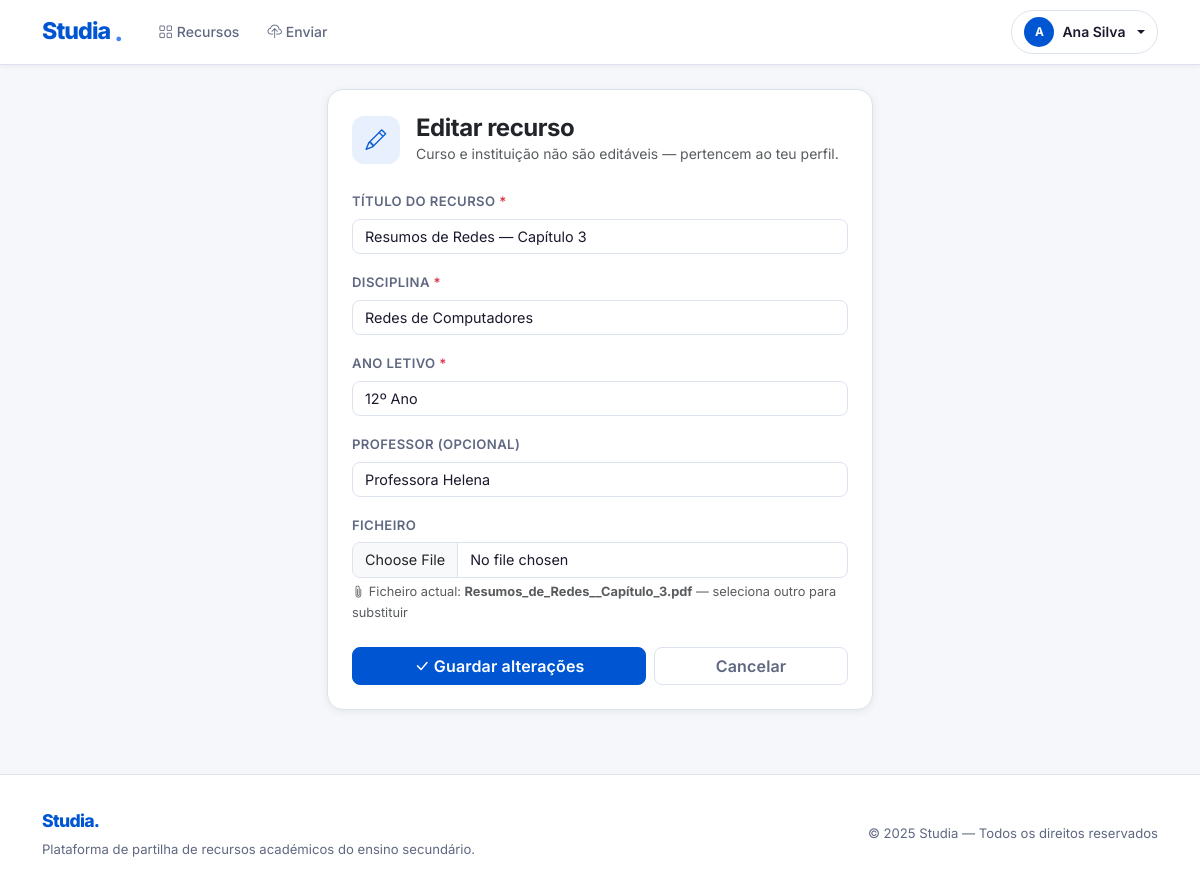
/resources/1/editar/ (signed in), run on the app's committed database.
### apps/accounts/models.py (models this page shows, shortened)
class User(AbstractBaseUser, PermissionsMixin):
    ANOS_LETIVOS = [
        ("10", "10º Ano"),
        ("11", "11º Ano"),
        ("12", "12º Ano"),
    ]
    CURSOS = [
        ("CT",  "Ciências e Tecnologias"),
        ("CSE", "Ciências Socioeconómicas"),
        ("LH",  "Línguas e Humanidades"),
        ("AV",  "Artes Visuais"),
        ("TGPSI",  "Técnico de Gestão e Programação de Sistemas Informáticos"),
        ("TPSI",   "Técnico de Programação Informática"),
        ("TGE",    "Técnico de Gestão"),
        ("TM",     "Técnico de Marketing"),
        ("TAD",    "Técnico de Auxiliar de Saúde"),
        ("TGRC",   "Técnico de Gestão e Recursos Humanos e Comunicação"),
        ("TAAM",   "Técnico de Apoio à Gestão Desportiva"),
        ("TCOM",   "Técnico de Comunicação / Marketing e Publicidade"),
        ("TIT",    "Técnico de Instalações Elétricas"),
        ("TRSI",   "Técnico de Redes e Sistemas Informáticos"),
        ("TCMA",   "Técnico de Construção Civil / Medições e Orçamentos"),
        ("TGA",    "Técnico de Restauração / Cozinha e Pastelaria"),
        ("TTUR",   "Técnico de Turismo"),
        ("TAGRO",  "Técnico de Agropecuária"),
        ("TDG",    "Técnico de Design Gráfico"),
        ("TMOD",   "Técnico de Multimédia"),
        ("TELE",   "Técnico de Eletrónica, Automação e Computadores"),
        ("TMEC",   "Técnico de Mecatrónica"),
        ("TAUT",   "Técnico de Manutenção Industrial / Eletromecânica"),
        ("OUTRO",  "Outro"),
    ]
    CURSOS_DICT = dict(CURSOS)
    email       = models.EmailField(unique=True, verbose_name="Email institucional")
    nome        = models.CharField(max_length=150)
    curso       = models.CharField(max_length=10, choices=CURSOS)
    ano_letivo  = models.CharField(max_length=2, choices=ANOS_LETIVOS)
    instituicao = models.CharField(max_length=150)
    is_active = models.BooleanField(default=True)
    is_staff  = models.BooleanField(default=False)
    date_joined = models.DateTimeField(default=timezone.now)
    total_uploads        = models.PositiveIntegerField(default=0)
    total_downloads      = models.PositiveIntegerField(default=0)
    total_reports_falsos = models.PositiveIntegerField(default=0)
    objects = UserManager()
    USERNAME_FIELD  = "email"
    REQUIRED_FIELDS = ["nome", "curso", "ano_letivo", "instituicao"]
    class Meta:
        verbose_name        = "Utilizador"
        verbose_name_plural = "Utilizadores"

### apps/resources/models.py (models this page shows, shortened)
class Resource(models.Model):
    TIPO_ARQUIVO_CHOICES = [
        ("PDF",  "PDF"),
        ("DOCX", "DOCX"),
        ("PPTX", "PPTX"),
        ("IMG",  "Imagem"),
    ]
    usuario = models.ForeignKey(
        User,
        on_delete=models.CASCADE,
        related_name="resources",
        verbose_name="Aluno que enviou",
    )
    nome       = models.CharField(max_length=255, verbose_name="Título do recurso")
    curso      = models.CharField(max_length=10, choices=Aluno.CURSOS)
    ano_letivo = models.CharField(max_length=2)
    disciplina = models.CharField(max_length=100)
    tipo_arquivo = models.CharField(
        max_length=10, choices=TIPO_ARQUIVO_CHOICES, blank=True
    )
    instituicao = models.CharField(max_length=150)
    professor   = models.CharField(max_length=150, blank=True, null=True)
    nome_normalizado       = models.CharField(max_length=255, blank=True, db_index=True)
    disciplina_normalizada = models.CharField(max_length=100, blank=True, db_index=True)
    professor_normalizado  = models.CharField(max_length=150, blank=True)
    arquivo = models.FileField(
        upload_to=resource_upload_path,
        validators=[
            FileExtensionValidator(
                allowed_extensions=["pdf", "docx", "doc", "pptx", "ppt", "jpg", "jpeg", "png"]
            )
        ],
        blank=True,
        null=True,
    )
    hash_arquivo = models.CharField(max_length=64, blank=True, null=True, db_index=True)
    phash = models.CharField(max_length=64, blank=True, default='', db_index=False)
    suspenso = models.BooleanField(default=False)
    total_downloads = models.PositiveIntegerField(default=0)
    total_salvos    = models.PositiveIntegerField(default=0)
    data_upload = models.DateTimeField(default=timezone.now)
    class Meta:
        verbose_name         = "Recurso"
        verbose_name_plural  = "Recursos"
        ordering             = ["-data_upload"]

### apps/resources/views.py (the view)
# urls.py: path("<int:pk>/editar/", views.editar_recurso_view, name="editar"),
@login_required
def editar_recurso_view(request, pk):
    recurso = get_object_or_404(Resource, pk=pk, usuario=request.user)
    if recurso.reports.filter(status="PENDENTE").exists():
        messages.error(request, "Não podes editar este recurso enquanto tiver denúncias pendentes.")
        return redirect("resources:detalhes", pk=recurso.pk)
    if request.method == "POST":
        form = ResourceForm(request.POST, request.FILES, instance=recurso)
        if form.is_valid():
            try:
                from apps.moderation.services.toxic_text import verificar_texto_seguro
                campos_texto = {
                    "nome":       form.cleaned_data.get("nome", ""),
                    "disciplina": form.cleaned_data.get("disciplina", ""),
                    "professor":  form.cleaned_data.get("professor", ""),
                }
                for campo, valor in campos_texto.items():
                    if valor and not verificar_texto_seguro(valor):
                        form.add_error(campo, "Este campo contém linguagem que não é permitida.")
            except Exception:
                pass
            if form.errors:
                messages.error(request, "Corrija os erros do formulário.")
                return render(request, "resources/editar.html", {"form": form, "recurso": recurso})
            ficheiro_novo = bool(request.FILES.get("arquivo"))
            recurso_editado             = form.save(commit=False)
            recurso_editado.curso       = recurso.curso
            recurso_editado.instituicao = recurso.instituicao
            recurso_editado.save()
            if ficheiro_novo:
                try:
                    from apps.moderation.services.plagiarism import verificar_plagio
                    from apps.moderation.auto_report import criar_report_ia
                    if verificar_plagio(recurso_editado):
                        criar_report_ia(recurso=recurso_editado, motivo_tipo='plagio', motivo='Conteúdo similar detectado na edição.')
                except Exception as _e:
                    import logging as _log
                    _log.getLogger(__name__).error('Erro plágio (edição): %s', _e)
                if recurso_editado.tipo_arquivo == 'IMG' and recurso_editado.arquivo:
                    try:
                        from apps.moderation.services.safe_image import verificar_imagem_segura
                        from apps.moderation.auto_report import criar_report_ia as _criar
                        if not verificar_imagem_segura(recurso_editado.arquivo.path):
                            _criar(recurso=recurso_editado, motivo_tipo='improprio', motivo='Conteúdo impróprio detectado na edição.')
                    except Exception as _e:
                        import logging as _log
                        _log.getLogger(__name__).error('Erro SafeSearch (edição): %s', _e)
            messages.success(request, "Recurso atualizado com sucesso!")
            return redirect("resources:detalhes", pk=recurso.pk)
        else:
            messages.error(request, "Corrija os erros do formulário.")
    else:
        form = ResourceForm(instance=recurso)
    return render(request, "resources/editar.html", {"form": form, "recurso": recurso})

### apps/resources/forms.py (shortened to what this page needs)
class ResourceForm(forms.ModelForm):
    class Meta:
        model  = Resource
        fields = ["nome", "disciplina", "ano_letivo", "professor", "arquivo"]
        widgets = {
            "arquivo": FileInputComNome(attrs={"class": "form-control"}),
        }
        labels = {
            "nome":       "Título do recurso",
            "disciplina": "Disciplina",
            "ano_letivo": "Ano letivo",
            "professor":  "Professor (opcional)",
            "arquivo":    "Ficheiro",
        }
    def __init__(self, *args, **kwargs):
        super().__init__(*args, **kwargs)
        self.fields["nome"].widget      = forms.TextInput(attrs={"class": "form-control"})
        self.fields["disciplina"].widget = forms.TextInput(attrs={"class": "form-control"})
        self.fields["professor"].widget  = forms.TextInput(attrs={"class": "form-control"})
        self.fields["ano_letivo"].widget = forms.Select(
            attrs={"class": "form-control"},
            choices=[("10", "10º Ano"), ("11", "11º Ano"), ("12", "12º Ano")],
        )
        self.fields["professor"].required = False
        self.fields["arquivo"].required   = False

### apps/resources/forms.py (called while the page is built)
    def render(self, name, value, attrs=None, renderer=None):
        input_html = super().render(name, value, attrs, renderer)
        if value and hasattr(value, "name"):
            nome_ficheiro = os.path.basename(value.name)
            info = format_html(
                '<div class="form-text text-muted mt-1">'
                '<i class="bi bi-paperclip me-1"></i>'
                'Ficheiro actual: <strong>{}</strong> — seleciona outro para substituir'
                "</div>",
                nome_ficheiro,
            )
            return mark_safe(input_html + info)
        return input_html

### apps/resources/templates/resources/editar.html (shortened to what this page needs)
{% extends 'base.html' %}
{% block content %}
<div class="row justify-content-center">
  <div class="col-md-7 col-lg-6">
    <div class="card">
      <div class="card-body p-4">
        <div class="d-flex align-items-center gap-3 mb-4">
          <div style="width:48px;height:48px;border-radius:12px;background:var(--st-blue-light);display:flex;align-items:center;justify-content:center;">
            <i class="bi bi-pencil" style="font-size:1.3rem;color:var(--st-blue);"></i>
          </div>
          <div>
            <h4 class="fw-bold mb-0" style="letter-spacing:-.02em;">Editar recurso</h4>
            <p class="text-muted mb-0" style="font-size:.875rem;">Curso e instituição não são editáveis — pertencem ao teu perfil.</p>
          </div>
        </div>
        <form method="post" enctype="multipart/form-data" novalidate>
          {% for field in form %}
          <div class="mb-3">
            <label class="form-label" for="{{ field.id_for_label }}">
              {{ field.label }}{% if field.field.required %} <span class="text-danger">*</span>{% endif %}
            </label>
            {{ field }}
          </div>
          {% endfor %}
          <div class="d-flex gap-2 mt-4">
            <button type="submit" class="btn btn-primary flex-fill">
              <i class="bi bi-check-lg me-1"></i>Guardar alterações
            </button>
            <a href="{% url 'resources:detalhes' recurso.pk %}" class="btn btn-outline-secondary flex-fill">Cancelar</a>
          </div>
        </form>
      </div>
    </div>
  </div>
</div>
{% endblock %}

### templates/base.html (shortened to what this page needs)
<!DOCTYPE html>
<html lang="pt">
<head>
  <link href="https://cdn.jsdelivr.net/npm/bootstrap@5.3.3/dist/css/bootstrap.min.css" rel="stylesheet">
  <link href="https://cdn.jsdelivr.net/npm/bootstrap-icons@1.11.3/font/bootstrap-icons.min.css" rel="stylesheet">
  <link rel="stylesheet" href="/static/css/style.css">
</head>
<body>
<nav class="navbar navbar-expand-lg st-navbar sticky-top">
  <div class="container">
    <a class="st-brand" href="{% url 'home' %}">
      Studia<span class="brand-dot">.</span>
    </a>
    <div class="collapse navbar-collapse ms-4" id="navMenu">
      <ul class="navbar-nav me-auto gap-1">
        {% if user.is_authenticated %}
        <li class="nav-item">
          <a class="nav-link st-nav-link" href="{% url 'resources:lista' %}">
            <i class="bi bi-grid me-1"></i>Recursos
          </a>
        </li>
        <li class="nav-item">
          <a class="nav-link st-nav-link" href="{% url 'resources:upload' %}">
            <i class="bi bi-cloud-upload me-1"></i>Enviar
          </a>
        </li>
        {% endif %}
      </ul>
      <ul class="navbar-nav ms-auto gap-2 align-items-center">
        {% if user.is_authenticated %}
        <li class="nav-item dropdown st-dropdown">
          <a class="nav-link st-user-pill dropdown-toggle" href="#" data-bs-toggle="dropdown">
            <span class="st-avatar-sm">{{ user.nome|first|upper }}</span>
            <span class="d-none d-md-inline">{{ user.nome }}</span>
          </a>
        </li>
        {% endif %}
      </ul>
    </div>
  </div>
</nav>
<main class="container my-4">{% block content %}{% endblock %}</main>
<footer class="st-footer">
  <div class="container d-flex flex-column flex-md-row align-items-center justify-content-between gap-2">
    <div>
      <span class="st-footer-brand">Studia.</span>
      <p class="mb-0 mt-1">Plataforma de partilha de recursos académicos do ensino secundário.</p>
    </div>
    <p class="mb-0">&copy; 2025 Studia — Todos os direitos reservados</p>
  </div>
</footer>
</body>
</html>

### static/css/style.css (style rules this page uses)
:root { --st-blue: #0056d2; --st-blue-hover: #004ab5; --st-blue-light: #e8f0fe; --st-blue-mid: #4285f4; --st-white: #ffffff; --st-surface: #f5f7fa; --st-surface-2: #eef1f6; --st-border: #dde3ee; --st-text: #1a1a2e; --st-text-muted: #5f6880; --st-text-subtle: #8d95a8; --st-success: #1dac78; --st-warning: #f5a623; --st-danger: #e53935; --st-info: #0288d1; --st-radius: 10px; --st-radius-lg: 16px; --st-shadow: 0 1px 4px rgba(0,0,0,.08), 0 4px 16px rgba(0,0,0,.06); --st-shadow-card: 0 2px 8px rgba(0,0,0,.07); --st-font: 'Inter', 'Segoe UI', system-ui, sans-serif; }
*, *::before, *::after { box-sizing: border-box; }
html { scroll-behavior: smooth; }
body { font-family: var(--st-font); background-color: var(--st-surface); color: var(--st-text); font-size: 15px; line-height: 1.6; -webkit-font-smoothing: antialiased; }
.st-navbar { background: var(--st-white) !important; border-bottom: 1px solid var(--st-border); box-shadow: 0 1px 6px rgba(0,0,0,.06); padding: 0; min-height: 64px; }
.st-navbar .container { min-height: 64px; display: flex; align-items: center; }
.st-brand { font-size: 1.45rem; font-weight: 800; letter-spacing: -0.04em; color: var(--st-blue) !important; text-decoration: none !important; display: flex; align-items: center; gap: .25rem; }
.st-brand .brand-dot { color: var(--st-blue-mid); font-size: 1.6rem; line-height: 1; }
.st-nav-link { font-size: .875rem; font-weight: 500; color: var(--st-text-muted) !important; padding: .35rem .75rem !important; border-radius: 6px; transition: color .15s, background .15s; }
.st-nav-link i { font-size: .9rem; }
.st-user-pill { display: flex; align-items: center; gap: .5rem; font-size: .875rem; font-weight: 600; color: var(--st-text) !important; padding: .35rem .75rem !important; border-radius: 24px; border: 1px solid var(--st-border); background: var(--st-white); transition: box-shadow .15s, border-color .15s; }
.st-avatar-sm { width: 30px; height: 30px; border-radius: 50%; background: var(--st-blue); color: #fff; display: inline-flex; align-items: center; justify-content: center; font-size: .75rem; font-weight: 700; flex-shrink: 0; }
.btn { font-family: var(--st-font); font-weight: 600; border-radius: 8px; transition: all .15s; letter-spacing: .01em; }
.btn-primary { background: var(--st-blue) !important; border-color: var(--st-blue) !important; color: #fff !important; }
.btn-outline-secondary { border-color: var(--st-border) !important; color: var(--st-text-muted) !important; }
.card { border: 1px solid var(--st-border) !important; border-radius: var(--st-radius-lg) !important; box-shadow: var(--st-shadow-card) !important; background: var(--st-white); }
.form-control, .form-select { border-radius: 8px !important; border-color: var(--st-border) !important; font-size: .9rem !important; color: var(--st-text) !important; transition: border-color .15s, box-shadow .15s; background: var(--st-white); }
.form-label { font-size: .82rem; font-weight: 600; color: var(--st-text-muted); letter-spacing: .03em; text-transform: uppercase; margin-bottom: .4rem; }
.form-text { font-size: .8rem; color: var(--st-text-subtle); }
.st-footer { background: var(--st-white); border-top: 1px solid var(--st-border); padding: 2rem 0; margin-top: 4rem; }
.st-footer-brand { font-size: 1.1rem; font-weight: 800; color: var(--st-blue); letter-spacing: -.04em; }
.st-footer p, .st-footer a { font-size: .82rem; color: var(--st-text-muted); }

### data on the page
User: nome|first "A", nome "Ana Silva"
Resource: form "Resumos de Redes — Capítulo 3" "Redes de Computadores" "12º Ano" "Professora Helena"

### other printed values
{{ field.label }} "TÍTULO DO RECURSO" "DISCIPLINA" "ANO LETIVO" "PROFESSOR (OPCIONAL)" "FICHEIRO"
